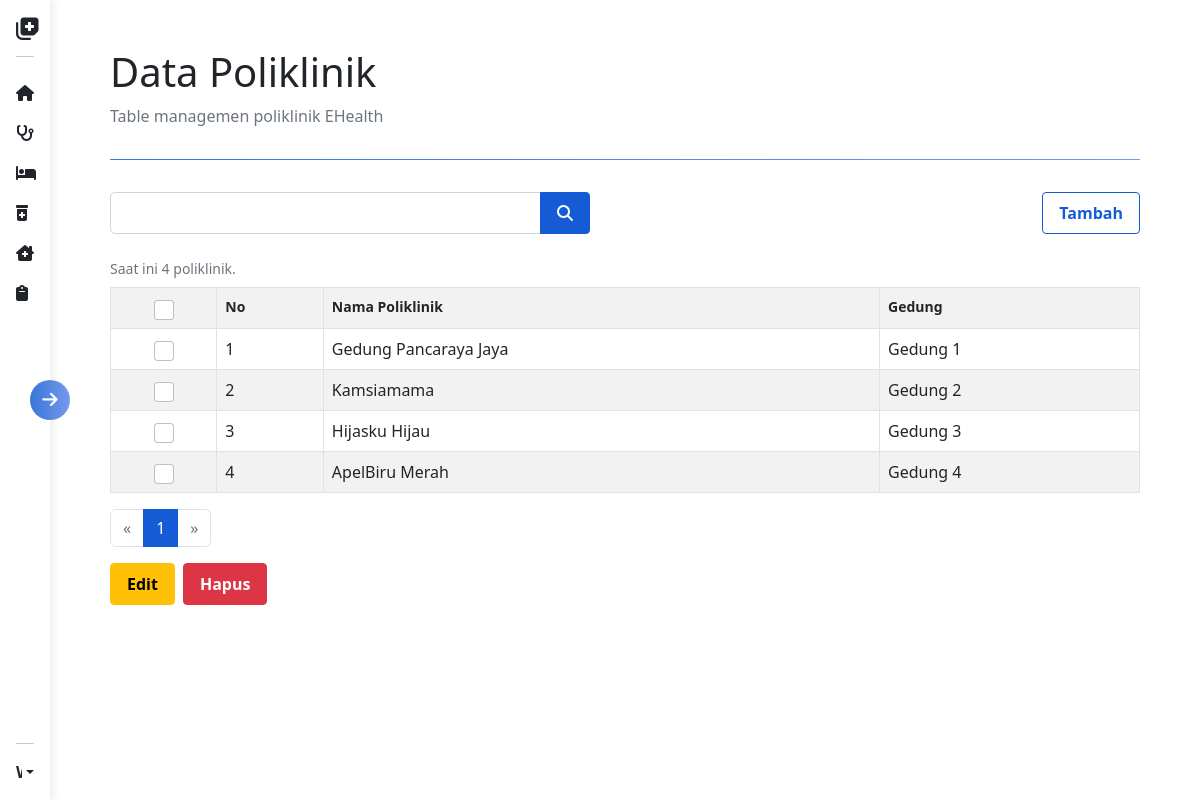
The app's page /php/poliklinik/index.php (signed in) with its own data.
### tables this page shows
CREATE TABLE `tb_poliklinik` (
  `id` int(11) NOT NULL,
  `nama_poliklinik` varchar(50) NOT NULL,
  `gedung` varchar(50) NOT NULL
);

### php/functions.php (called while the page is built, shortened)
<?php
$conn = mysqli_connect('localhost', 'root', '', 'rumahsakit');
function query($q){
    global $conn;
    $data = mysqli_query($conn, $q);
    $arr = [];
    while($a = mysqli_fetch_assoc($data)){
        $arr[] = $a;
    }
    return $arr;
}
?>

### php/poliklinik/index.php (the view, shortened to what this page needs)
<?php
require_once "../functions.php";
$current_table = 'tb_poliklinik';
$datas = query("SELECT * FROM `$current_table`");
$total_datas = count($datas);
$limit = 10;
$current_page = (int) ($_GET['page'] ?? 1);
$start = ($current_page - 1) * $limit;
$total_pages = (int) ceil(count($datas) / $limit);
if(isset($_GET['search']) || isset($_POST['search-btn'])){
    $keyword = $_GET['search'] ?? $_POST['search'];
    $datas = search($keyword, $current_table);
    $total_datas = count($datas);
    $total_pages = (int) ceil(count($datas) / $limit);
    $datas = searchWithLimit($keyword, $start, $limit, $current_table);
}else{
    $datas = query("SELECT * FROM `$current_table` LIMIT $start, $limit");
}
?>
<?php require_once "../partials/header.php" ?>
<div class="d-flex">
    <?php require_once "../partials/sidebar.php" ?>
    <div class="container-fluid py-5 mx-5" style="overflow-y: auto; max-height: 100vh;">
        <h1>Data Poliklinik</h1>
        <p class="text-muted">Table managemen poliklinik EHealth</p>
        <div class="d-flex align-items-center justify-content-between mb-3" style="margin-top: 4rem;">
            <form action="" method="post" style="width: 100%; max-width: 480px;">
                <div class="input-group">
                    <input type="text" name="search" id="search-input" class="form-control" data-table="<?= $current_table ?>" value="<?= $keyword ?? ''?>">
                    <button type="submit" name="search-btn" class="btn btn-primary"><i class="fa-solid fa-magnifying-glass"></i></button>
                </div>
            </form>
            <a href="./tambah.php" class="btn btn-outline-primary">Tambah</a>
        </div>
        <div class="table-responsive" id="table-element">
            <?php if(count($datas) > 0): ?>
                <form action="" method="post" id="checked_form">
                    <table class="table table-striped table-bordered caption-top">
                        <caption>Saat ini <?= $total_datas ?> poliklinik.</caption>
                        <tr>
                            <th>
                                <input type="checkbox" class="form-check-input mx-auto d-block" id="select-all-checks" style="width: 20px; height: 20px;">
                            </th>
                            <th>No</th>
                            <th>Nama Poliklinik</th>
                            <th>Gedung</th>
                        </tr>
                        <?php $i = $start + 1; foreach($datas as $data): ?>
                            <tr>
                                <td>
                                    <input type="checkbox" class="form-check-input checks mx-auto d-block" style="width: 20px; height: 20px;" name="<?= "select_single_$i"?>" value="<?= $data['id']?>">
                                </td>
                                <td><?= $i?></td>
                                <td><?= $data['nama_poliklinik']?></td>
                                <td><?= $data['gedung']?></td>
                            </tr>
                        <?php $i++; endforeach; ?>
                    </table>
                </form>
                <nav aria-label="Page navigation example">
                    <ul class="pagination gap-0">
                        <li class="page-item <?= $current_page == 1 ? 'disabled' : ''?>">
                            <a class="page-link" href="?<?= isset($keyword) ? "search=$keyword&" : ''?>page=<?= $current_page - 1?>" aria-label="Previous">
                                <span aria-hidden="true">&laquo;</span>
                            </a>
                        </li>
                        <?php for($j = 0; $j < $total_pages; $j++): ?>
                                <li class="page-item <?= $j + 1 == $current_page ? 'active' : '' ?>"><a class="page-link" href="?<?= isset($keyword) ? "search=$keyword&" : ''?>page=<?= $j + 1 ?>"><?= $j + 1?></a></li>
                        <?php endfor; ?>
                        <li class="page-item <?= $current_page == $total_pages ? 'disabled' : ''?>">
                            <a class="page-link" href="?<?= isset($keyword) ? "search=$keyword&" : ''?>page=<?= $current_page + 1?>" aria-label="Next">
                                <span aria-hidden="true">&raquo;</span>
                            </a>
                        </li>
                    </ul>
                </nav>
            <?php else: ?>
                <h4 class="mt-3 mb-4">Saat ini tidak ada data.</h4>
            <?php endif; ?>
        </div>
        <div class="d-flex gap-2">
            <button class="btn btn-warning edit">Edit</button>
            <button class="btn btn-danger hapus">Hapus</button>
        </div>
    </div>
</div>
<?php require_once "../partials/footer.php" ?>

### assets/css/style.css (style rules this page uses)
:root { --gradient: linear-gradient(90deg, rgb(56, 118, 217), rgb(118, 153, 235)); --gradient-purple: linear-gradient(90deg, rgb(174, 56, 217), rgb(235, 118, 134)); }
a { text-decoration: none !important; }
th, caption { font-size: 14px; }

### records on screen
tb_poliklinik: nama_poliklinik "Gedung Pancaraya Jaya", gedung "Gedung 1"
tb_poliklinik: nama_poliklinik "Kamsiamama", gedung "Gedung 2"
tb_poliklinik: nama_poliklinik "Hijasku Hijau", gedung "Gedung 3"
tb_poliklinik: nama_poliklinik "ApelBiru Merah", gedung "Gedung 4"

### other values on screen
$total_datas "4"
